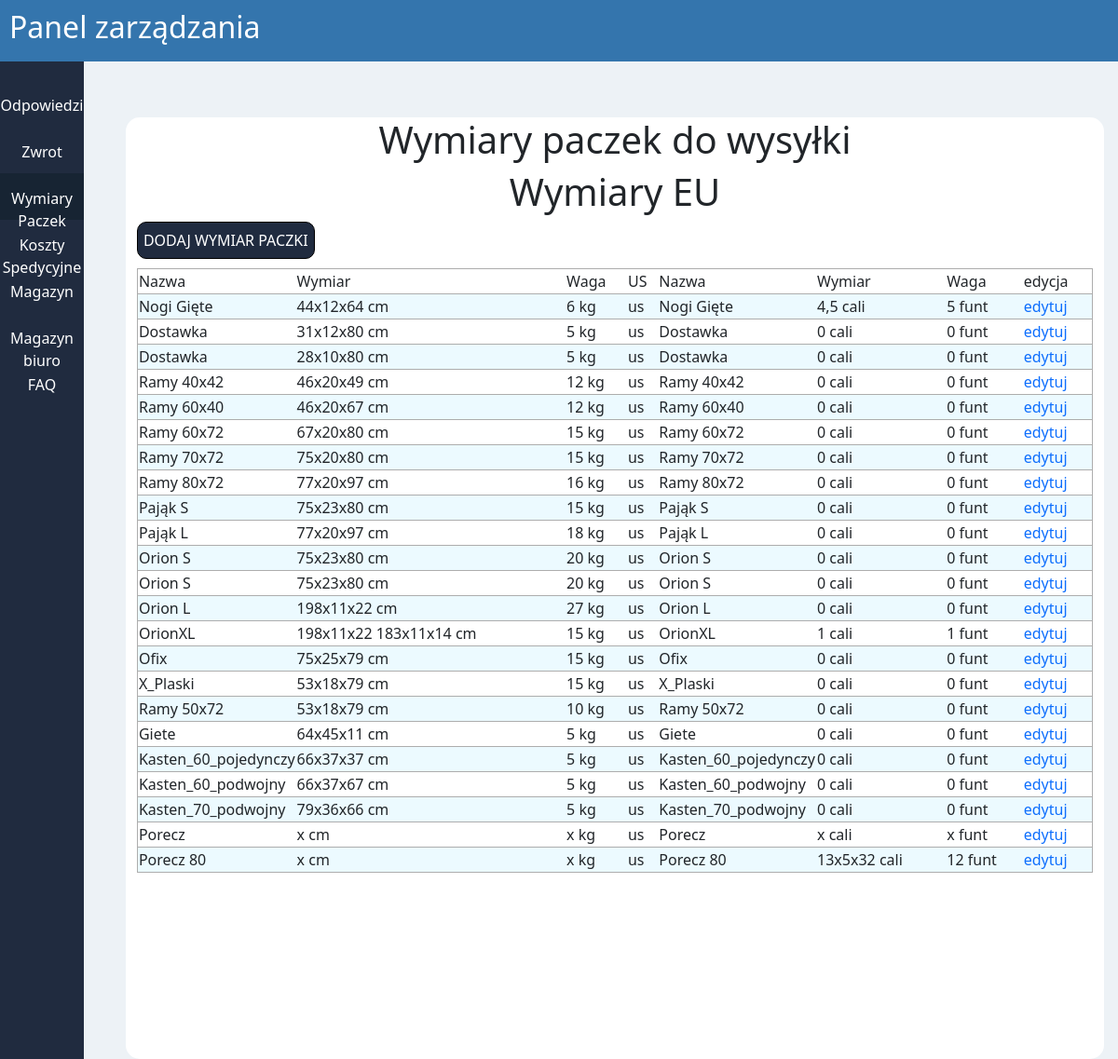
Page /wymiar.php on the earlier database version.
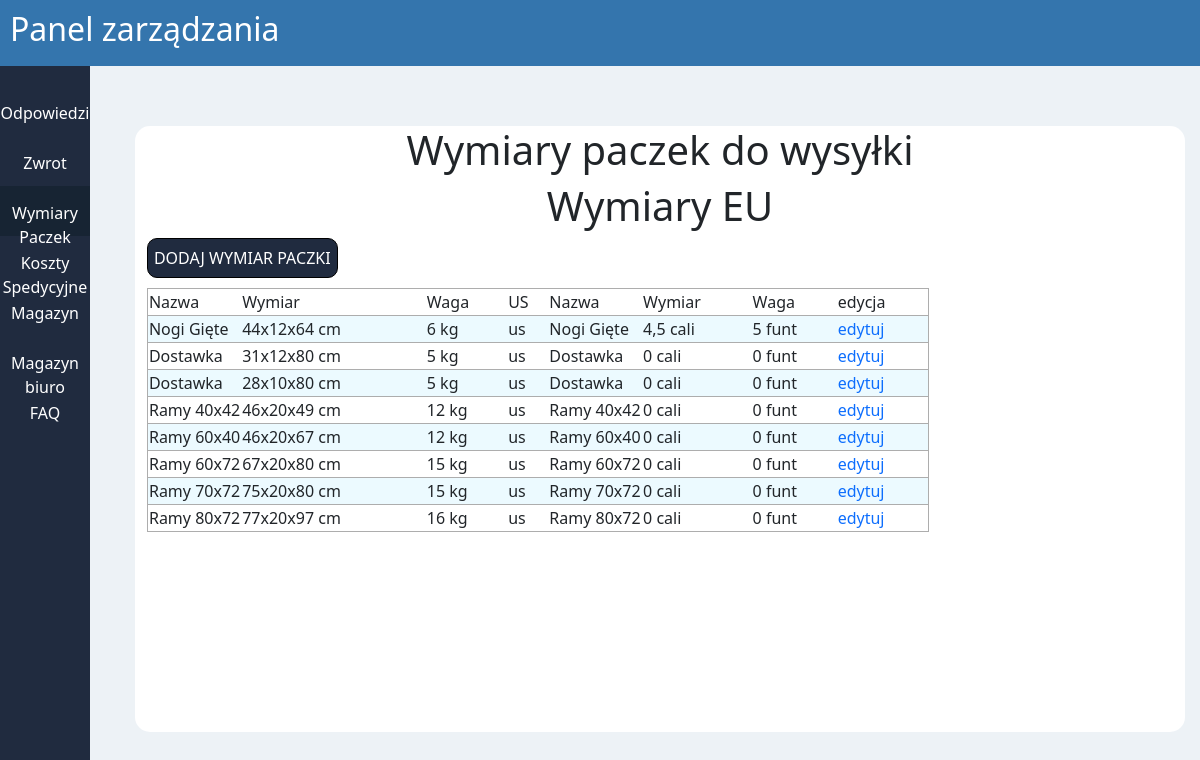
Same page on the later database version.
### tables this page shows
CREATE TABLE `wymiary` (
  `Id` int(11) NOT NULL,
  `nazwa` varchar(30) NOT NULL,
  `wymiarcm` varchar(30) NOT NULL,
  `wagakg` varchar(30) NOT NULL,
  `wymiarcale` varchar(30) NOT NULL,
  `wagafunt` varchar(30) NOT NULL,
  `kategoria` varchar(30) NOT NULL
);

### wymiar.php (the view, shortened to what this page needs)
<?php
    require "connect.php";
    $conn = new mysqli($host, $db_user, $db_password, $db_name);
    $conn->set_charset("utf8");
    $sql = "SELECT * FROM wymiary;";
	$result = $conn->query($sql);
    ?>
<!DOCTYPE html>
<html lang="en">
<head>
    <?php
    require "addons/head.php"
    ?>
</head>
<body>
<?php
    require 'addons/title.php'
?>
<div class="row">
<?php
    require 'addons/navbar.php'
    ?>
    <div class="col-11">
        <div class="row odstep bialy">
        <h1 class="srodek">Wymiary paczek do wysyłki</h1>
            <div class="col-12">
            <h1 class="srodek">Wymiary EU</h1>
            <button class="accordion_new">Dodaj Wymiar Paczki</button>
            <table class="tabela">
                <tr>
                    <td style="width: 12%; margin-right: 5px;">Nazwa</td>
                    <td>Wymiar</td>
                    <td>Waga</td>
                    <td>US</td>
                    <td style="width: 12%; margin-right: 5px;">Nazwa</td>
                    <td>Wymiar</td>
                    <td>Waga</td>
                    <td>edycja</td>
                </tr>
            <?php
                while($row = $result->fetch_assoc()) {
                    $id = $row['Id'];
                    $nazwa = $row['nazwa'];
                    $wymiar_cm = $row['wymiarcm'];
                    $waga_kg = $row['wagakg'];
                    $wymiar_cale = $row['wymiarcale'];
                    $wagafunt = $row['wagafunt'];
                    $kategoria = $row['kategoria'];
                    echo '
                    <tr>
                    <td>'.$nazwa.'</td>
                    <td>'.$wymiar_cm.' cm</td>
                    <td>'.$waga_kg.' kg</td>
                    <td>us</td>
                    <td>'.$nazwa.'</td>
                    <td>'.$wymiar_cale.' cali</td>
                    <td>'.$wagafunt.' funt</td>
                    <td><a href="commands/edytuj_paczka.php?id='.$id.'&naz='.$nazwa.'&wym='.$wymiar_cm.'&wagkg='.$waga_kg.'&wymcal='.$wymiar_cale.'&wagfunt='.$wagafunt.'&kategoria='.$kategoria.'">edytuj</a></td>
                    </tr>';
                }
            echo "</table>";
            ?>
            </div>
    </div>
</div>
</body>
</html>

Differences in the rows shown:
removed wymiary: nazwa "Pająk S", wymiarcm "75x23x80", wagakg "15", wymiarcale "0", wagafunt "0"
removed wymiary: nazwa "Pająk L", wymiarcm "77x20x97", wagakg "18", wymiarcale "0", wagafunt "0"
removed wymiary: nazwa "Orion S", wymiarcm "75x23x80", wagakg "20", wymiarcale "0", wagafunt "0"
removed wymiary: nazwa "Orion S", wymiarcm "75x23x80", wagakg "20", wymiarcale "0", wagafunt "0"
removed wymiary: nazwa "Orion L", wymiarcm "198x11x22", wagakg "27", wymiarcale "0", wagafunt "0"
removed wymiary: nazwa "OrionXL", wymiarcm "198x11x22 183x11x14", wagakg "15", wymiarcale "1", wagafunt "1"
removed wymiary: nazwa "Ofix", wymiarcm "75x25x79", wagakg "15", wymiarcale "0", wagafunt "0"
removed wymiary: nazwa "X_Plaski", wymiarcm "53x18x79", wagakg "15", wymiarcale "0", wagafunt "0"
removed wymiary: nazwa "Ramy 50x72", wymiarcm "53x18x79", wagakg "10", wymiarcale "0", wagafunt "0"
removed wymiary: nazwa "Giete", wymiarcm "64x45x11", wagakg "5", wymiarcale "0", wagafunt "0"
removed wymiary: nazwa "Kasten_60_pojedynczy", wymiarcm "66x37x37", wagakg "5", wymiarcale "0", wagafunt "0"
removed wymiary: nazwa "Kasten_60_podwojny", wymiarcm "66x37x67", wagakg "5", wymiarcale "0", wagafunt "0"
removed wymiary: nazwa "Kasten_70_podwojny", wymiarcm "79x36x66", wagakg "5", wymiarcale "0", wagafunt "0"
removed wymiary: nazwa "Porecz", wymiarcm "x", wagakg "x", wymiarcale "x", wagafunt "x"
removed wymiary: nazwa "Porecz 80", wymiarcm "x", wagakg "x", wymiarcale "13x5x32", wagafunt "12"
